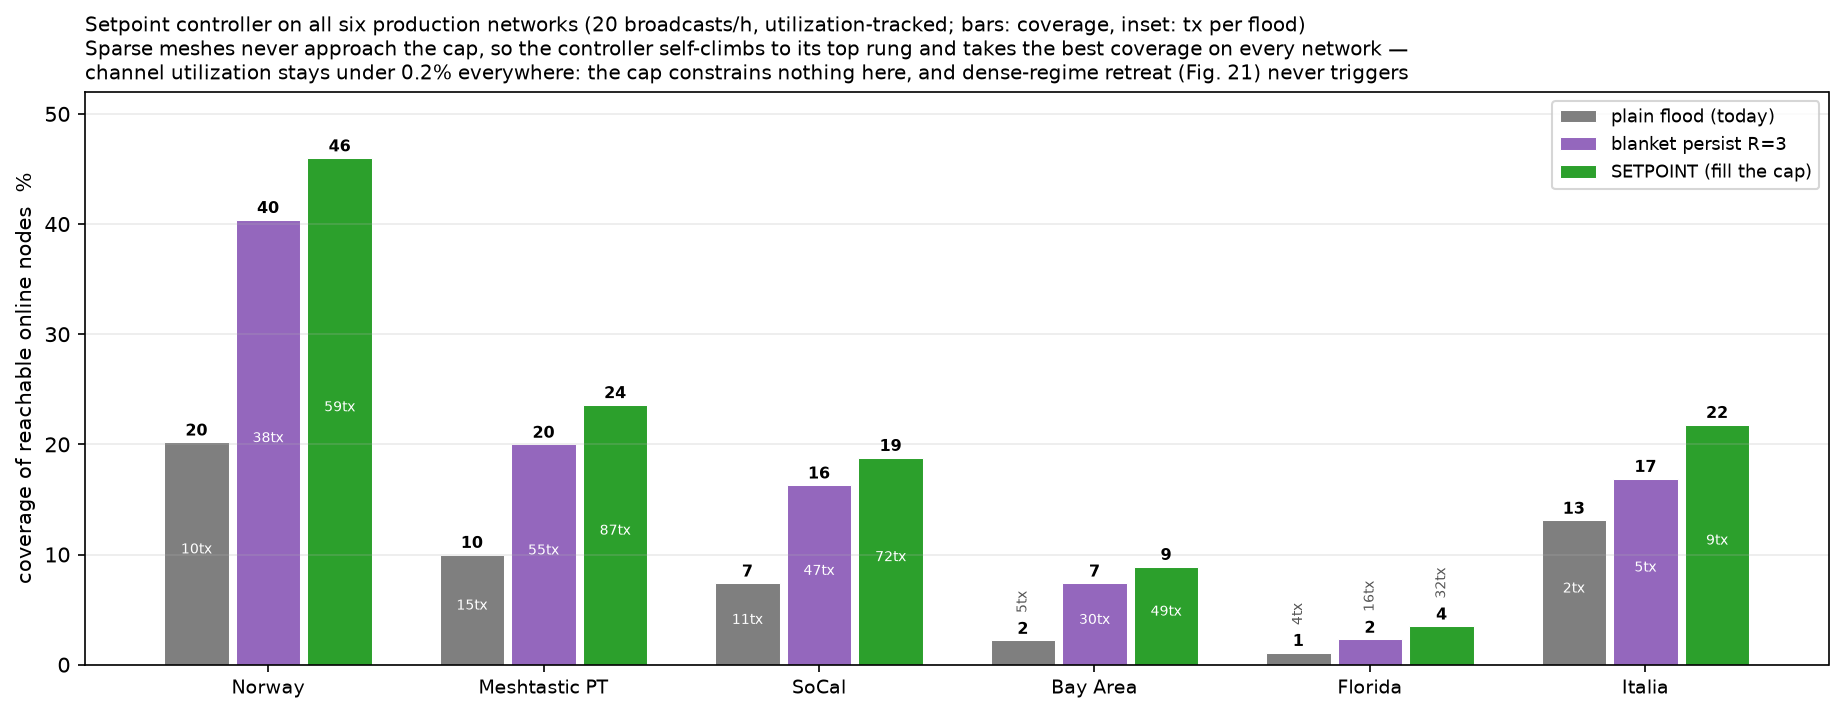

Recreate this plot in Python.
"""Figure: setpoint controller vs statics on all six production networks."""
import csv

import matplotlib
matplotlib.use("Agg")
import matplotlib.pyplot as plt

rows = list(csv.DictReader(open("setpoint_multinet.csv")))
for r in rows:
    r["cov"] = float(r["cover_reachable"])
    r["tx"] = float(r["tx_per_flood"])

NETS = ["norway", "meshtastic-pt", "socal", "bay-area", "florida", "italia"]
LABELS = ["Norway", "Meshtastic PT", "SoCal", "Bay Area", "Florida", "Italia"]
PROTOS = [
    ("plain flood", "#7f7f7f", "plain flood (today)"),
    ("persist R=3", "#9467bd", "blanket persist R=3"),
    ("SETPOINT", "#2ca02c", "SETPOINT (fill the cap)"),
]

fig, ax = plt.subplots(figsize=(12.4, 4.9))
width = 0.26
for pi, (proto, color, label) in enumerate(PROTOS):
    xs, ys, txs = [], [], []
    for ni, net in enumerate(NETS):
        r = next(r for r in rows if r["network"] == net and r["proto"] == proto)
        xs.append(ni + (pi - 1) * width)
        ys.append(r["cov"])
        txs.append(r["tx"])
    ax.bar(xs, ys, width * 0.9, color=color, edgecolor="white", lw=0.5,
           label=label)
    for x, y, t in zip(xs, ys, txs):
        ax.text(x, y + 0.6, f"{y:.0f}", ha="center", fontsize=7.8,
                fontweight="bold")
        ax.text(x, y / 2 if y > 6 else y + 2.8, f"{t:.0f}tx", ha="center",
                fontsize=6.8, color="white" if y > 6 else "#555",
                rotation=90 if y <= 6 else 0)

ax.set_xticks(range(len(NETS)))
ax.set_xticklabels(LABELS, fontsize=9)
ax.set_ylabel("coverage of reachable online nodes  %")
ax.set_ylim(0, 52)
ax.grid(alpha=0.25, axis="y")
ax.legend(fontsize=8.8, loc="upper right")
ax.set_title("Setpoint controller on all six production networks (20 broadcasts/h, utilization-tracked; bars: coverage, inset: tx per flood)\n"
             "Sparse meshes never approach the cap, so the controller self-climbs to its top rung and takes the best coverage on every network \u2014\n"
             "channel utilization stays under 0.2% everywhere: the cap constrains nothing here, and dense-regime retreat (Fig. 21) never triggers",
             fontsize=9.6, loc="left")

fig.tight_layout()
fig.savefig("fig_setpoint_multinet.png", dpi=150, bbox_inches="tight")
print("wrote fig_setpoint_multinet.png")
